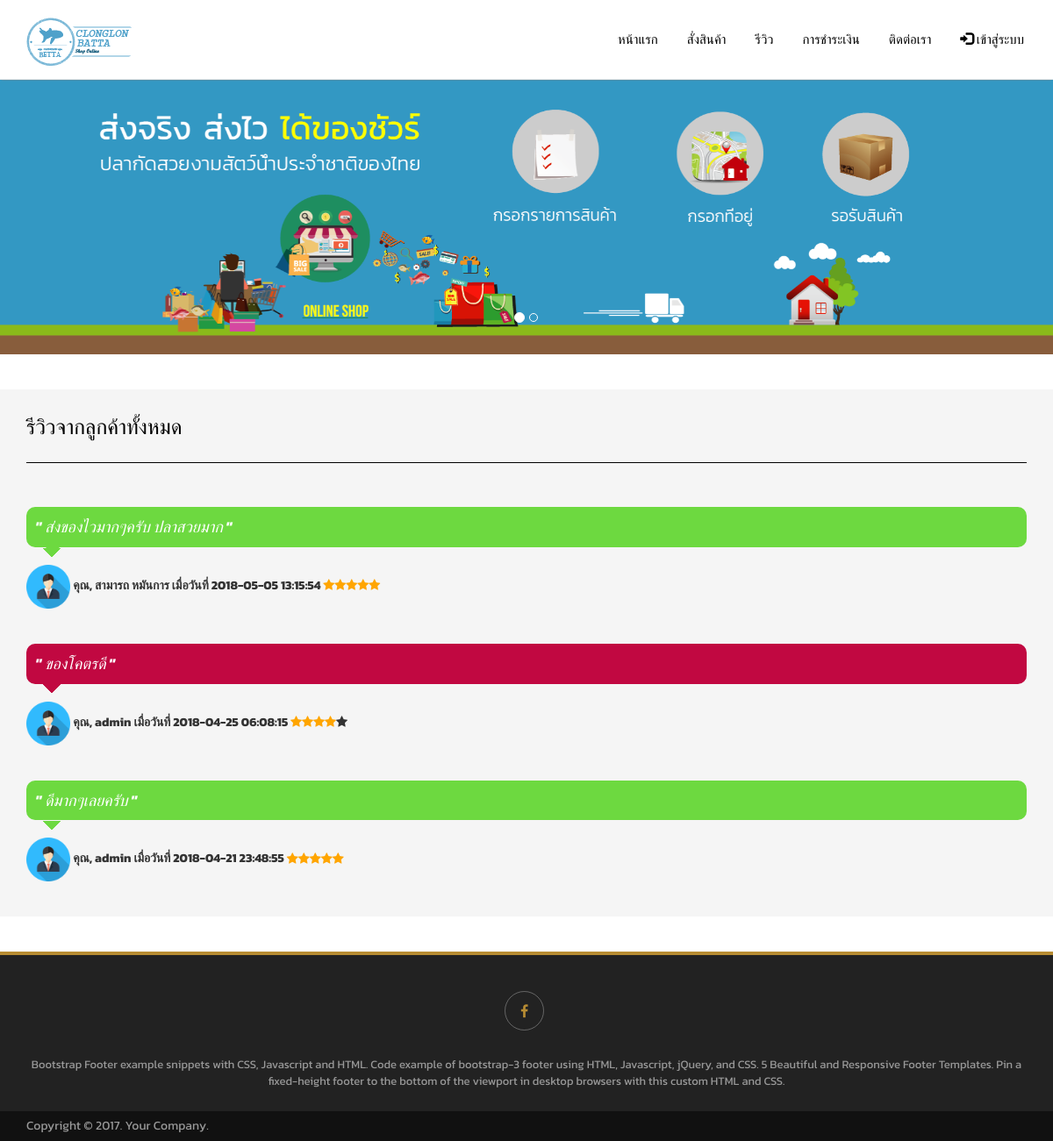
The app's page /index.php?pagemenu=review with its own data.
### tables this page shows
CREATE TABLE IF NOT EXISTS `banner` (
  `ID` int(10) NOT NULL AUTO_INCREMENT,
  `Image` varchar(1000) NOT NULL,
  PRIMARY KEY (`ID`)
);

CREATE TABLE IF NOT EXISTS `review` (
  `ReviewID` int(10) NOT NULL AUTO_INCREMENT,
  `UserID` int(100) NOT NULL,
  `OrderID` int(100) NOT NULL,
  `Detail` varchar(1000) NOT NULL,
  `Star` int(1) NOT NULL,
  `Date` timestamp NOT NULL,
  PRIMARY KEY (`ReviewID`)
);

CREATE TABLE IF NOT EXISTS `member_user` (
  `UserID` int(100) NOT NULL AUTO_INCREMENT,
  `Name` varchar(100) NOT NULL,
  `Address` varchar(100) NOT NULL,
  `Tel` varchar(10) NOT NULL,
  `Email` varchar(100) NOT NULL,
  `User` varchar(100) NOT NULL,
  `Pass` varchar(100) NOT NULL,
  `Status` varchar(1) NOT NULL,
  PRIMARY KEY (`UserID`)
);

### mainfile/allreview.php (the view)
<br><br>
<div class="container-fuild" style="background-color: #80808014;" >
  <div class="container">
    <h3 style="border-bottom: 0.5px solid black; margin-top:30px;color: black;">รีวิวจากลูกค้าทั้งหมด <br><br></h3>
    <br><br>
    <?php
    $check = 0;
    $class = "";
    $sql = "SELECT * FROM review order by ReviewID desc";
    $result = $con->query($sql);
    while($row = $result->fetch_assoc()) {
      $sqluser = "SELECT * FROM member_user where UserID = '".$row['UserID']."' ";
      $resultuser = $con->query($sqluser);
      $rowuser = mysqli_fetch_assoc($resultuser);
      if($check%2 == 0){
        $class = 'class="review-1"';
      }
      if($check%2 == 1){
        $class = 'class="review"';
      }
      ?>
      <div <?php echo $class; ?> >
        <div class="item-review">
          <i><b>" </b></i>
          <i><?php echo $row['Detail'];?></i>
          <i><b> "</b></i>
        </div>
      </div>
      <div class="user-review">
        <br>
        <img src="images/people.png" style="max-width: 50px;width: auto;max-height: 50px;">
        <b>คุณ, <?php echo $rowuser['Name']; ?> เมื่อวันที่ <?php echo $row['Date']; ?> </b>
        <?php
        $num = 5;
        if($row['Star'] != 5){
          $star = $num - $row['Star'];
          for($i=0;$i<$row['Star'];$i++){
            echo '<span class="fa fa-star checked"></span>';
          }
          for($i=0;$i<$star;$i++){
            echo '<span class="fa fa-star "></span>';
          }
        }
        else{
          for($i=0;$i<$row['Star'];$i++){
            echo '<span class="fa fa-star checked"></span>';
          }
        }
        ?>
      </div>
      <br><br>
      <?php $check++; }?>
    </div>
  </div>

### mainfile/carousel.php (shortened to what this page needs)
<?php
$sql =  "SELECT * FROM banner ";
$result = $con->query($sql);
$numrow = $result->num_rows;
$row = mysqli_fetch_assoc($result);
?>
<div class="container-fuild">
  <div id="myCarousel" class="carousel slide" data-ride="carousel">
    <ol class="carousel-indicators">
      <li data-target="#myCarousel" data-slide-to="0" class="active"></li>
      <?php for($i=1;$i<$numrow;$i++){?>
      <li data-target="#myCarousel" data-slide-to="<?php echo $i ;?>"></li>
        <?php }?>
    </ol>
    <div class="carousel-inner">
      <div class="item active">
        <img src="images/<?php echo $row['Image'];?>" alt="Los Angeles" style="width:100%;max-height: 600px;height: auto;">
      </div>
    </div>
  </div>
</div>

### css/theme_web.css (style rules this page uses)
body { padding-top: 90px; font-family: 'Kanit', sans-serif; }
.review { position: relative; background: #c10841; border-radius: 10px; }
.review :after { content: ''; position: absolute; bottom: 0; left: 30px; width: 0; height: 0; border: 0.594em solid transparent; border-top-color: #c10841; border-bottom: 0; margin-left: -0.594em; margin-bottom: -0.594em; }
.review-1 { position: relative; background: #6dd940; border-radius: 10px; }
.review-1 :after { content: ''; position: absolute; bottom: 0; left: 30px; width: 0; height: 0; border: 0.594em solid transparent; border-top-color: #6dd940; border-bottom: 0; margin-left: -0.594em; margin-bottom: -0.594em; }
.item-review { padding: 10px; }
.item-review i { font-size: 18px; color: white; }
.checked { color: orange; }

### records on screen
banner: Image (picture)
review: Detail "ส่งของไวมากๆครับ ปลาสวยมาก", UserID.Name "สามารถ หมันการ", Date "2018-05-05 13:15:54", Star 5 (drawn)
review: Detail "ของโคตรดี", UserID.Name "admin", Date "2018-04-25 06:08:15", Star 4 (drawn)
review: Detail "ดีมากๆเลยครับ", UserID.Name "admin", Date "2018-04-21 23:48:55", Star 5 (drawn)
